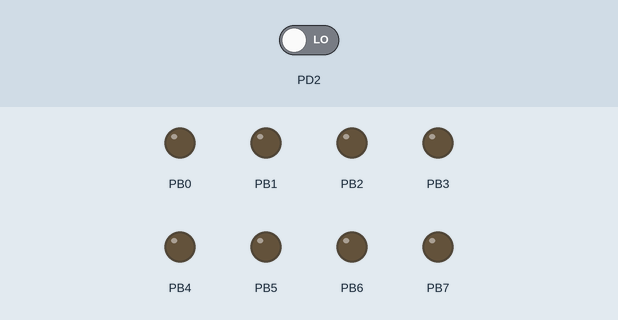
A program run on a simulated ATmega328P, built with avr-gcc and emulated at 16 MHz. On the bench: output pins drawn as LEDs (lit = HIGH). The test bench sets the inputs (shaded band); at power-on: PD2 LOW.

Above: at 1.2 s.
1.3 s: PD2 driven HIGH
At 2.4 s:
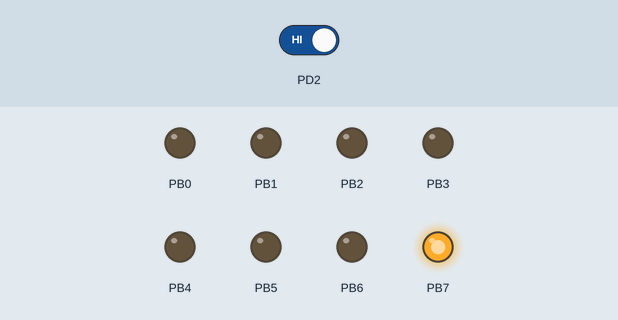
2.8 s: PD2 driven LOW
At 3.6 s:
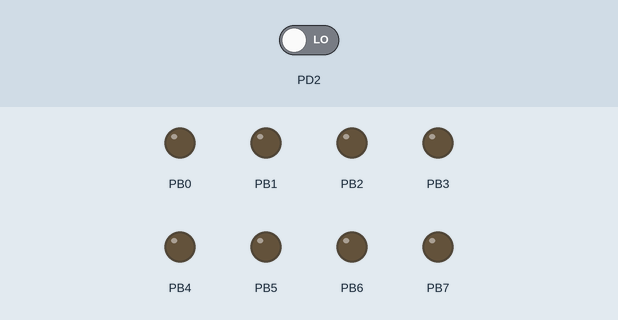
Timing chart, 0 to 5.8 s (numbered marks = the images above; inputs shaded):
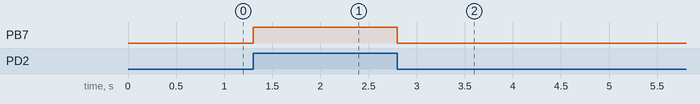

The program:

main.c
```c
#define F_CPU 16000000UL
#include <avr/io.h>
#include <avr/interrupt.h>
#include <util/delay.h>

#define setBit(valor,bit) (valor |= (1<<bit)) // coloca o bit com o valor 1
#define clearBit(valor,bit) (valor &= ~(1<<bit)) // coloca o bit com valor 0
#define toogleBit(valor,bit) (valor ^= (1<<bit)) // inverte o estado do bit
#define testBit(valor,bit)    (valor & (1<<bit)) // se o valor do bit for 1, retorna 1,caso contrario, retorna 0


ISR(PCINT2_vect){
	toogleBit(PORTB,7);
}


int main(void)
{
	DDRD=0x00;
	DDRB=0xFF;

    while (1)
    {
		setBit(PCICR,2); // habilita interrupcoes para a porta D
		setBit(PCMSK2,2); // habilita a interrupção do pino 2 da porta D
		sei(); // ativa todas as interrupções globalmente
    }
}
```

Measured:
- after the input at 1.3 s, PB7: LOW → HIGH at once
- after the input at 2.8 s, PB7: HIGH → LOW at once
